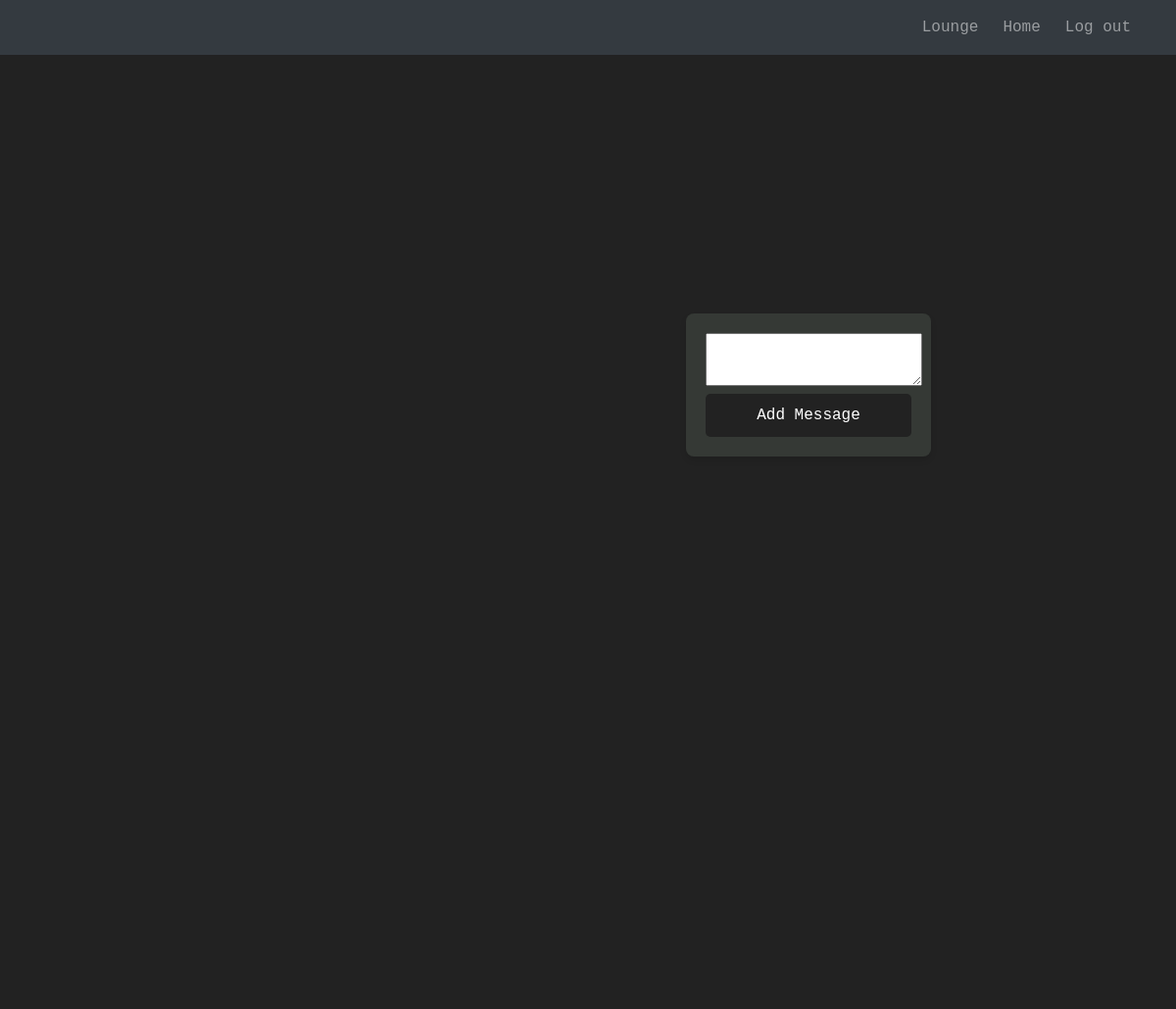
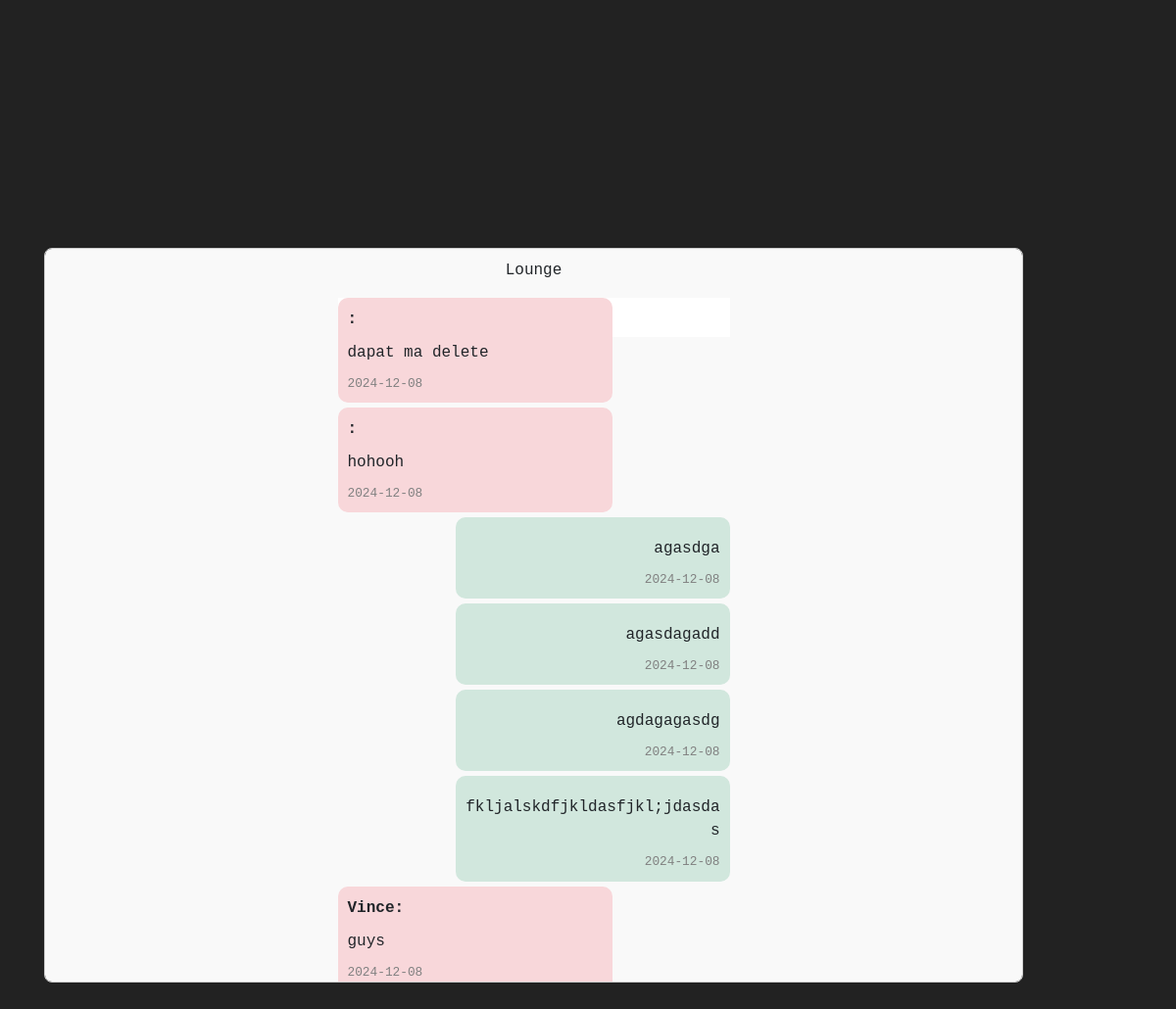
The page /lounge (signed in) on the database its author committed (2 pictures, top to bottom).
### website/models.py (models this page shows)
class Chat(db.Model):
    id = db.Column(db.Integer, primary_key=True)
    chat = db.Column(db.String(10000))
    date = db.Column(db.DateTime(timezone=True), default=func.now())
    user_id = db.Column(db.Integer, db.ForeignKey('user.id'))
    user = db.relationship('User', backref='chat_messages')

class User(db.Model, UserMixin):
    id = db.Column(db.Integer, primary_key=True)
    email = db.Column(db.String(150), unique=True)
    password = db.Column(db.String(150))
    first_name = db.Column(db.String(150))
    notes = db.relationship('Note')
    chats = db.relationship('Chat')

### website/views.py (the view, shortened to what this page needs)
@views.route('/lounge', methods=['GET', 'POST'])
@login_required
def lounge():
    all_chats = Chat.query.order_by(Chat.date.desc()).all()
    return render_template("lounge.html", user=current_user, chats=all_chats)

### website/__init__.py (called while the page is built)
def create_app():
    app = Flask(__name__)
    app.config['SECRET_KEY'] = 'DSA Group 4'
    app.config['SQLALCHEMY_DATABASE_URI'] = f'sqlite:///{DB_NAME}'
    db.init_app(app)
    from .views import views
    from .auth import auth
    app.register_blueprint(views, url_prefix='/')
    app.register_blueprint(auth, url_prefix='/')
    from .models import User, Note
    with app.app_context():
        db.create_all()
    login_manager = LoginManager()
    login_manager.login_view = 'auth.login'
    login_manager.init_app(app)
    @login_manager.user_loader
    def load_user(id):
        return User.query.get(int(id))
    return app

### website/templates/lounge.html (shortened to what this page needs)
{% extends "base.html" %}
{% block content %}
<div align="center" class="input-block">
  <p class="lounge">Lounge</p>
  <ul class="data-list" id="notes">
    {% for chat in chats %}
    <li
      class="data-item {% if chat.user.id == current_user.id %}user-chat{% else %}other-chat{% endif %}">
      <span class="chat-user">
        {% if chat.user.id != current_user.id %}
          {{ chat.user.first_name }}:
        {% endif %}
      </span>
      <span class="chat-message">
        {{ chat.chat }}
      </span>
      <span class="chat-date">
        {{ chat.date.strftime('%Y-%m-%d') }}
      </span>
    </li>
    {% else %}
    <p>No chats available.</p>
    {% endfor %}
  </ul>
</div>
<div class="button-block">
  <form method="POST">
    <textarea name="chat" id="chat" class="chat-area" required></textarea>
    <br />
    <div align="center">
      <button type="submit" class="btn btn-primary">Add Message</button>
    </div>
  </form>
</div>
{% endblock %}

### website/static/sign_up.css (style rules this page uses)
body { font-family: monospace, monospace; background-color: #222222; margin: 0; padding: 0; display: flex; justify-content: center; align-items: center; height: 100vh; }
form { background-color: #353935; padding: 20px; border-radius: 8px; box-shadow: 0 4px 6px rgba(0, 0, 0, 0.1); width: 100%; max-width: 400px; margin: auto; }
button[type="submit"] { width: 100%; padding: 10px; background-color: #222222; color: #ffffff; border: none; border-radius: 5px; font-size: 16px; cursor: pointer; transition: background-color 0.3s; }
body { padding-top: 56px; }

### website/static/home.css (style rules this page uses)
.data-list { background-color: white; width:400px; height:40px; }
.button-block { position: fixed; top: 320px; right: 250px; width: 250px; height:140px; }
.data-list { list-style: none; }

### website/static/lounge.css (style rules this page uses)
.input-block { margin-top: 60px; width: 90%; height: 750px; overflow-y: auto; border: 1px solid #ccc; padding: 10px; background-color: #f9f9f9; border-radius: 8px; }
.data-list { list-style-type: none; padding: 0; margin: 0; }
.data-item { display: flex; flex-direction: column; margin: 5px 0; padding: 10px; border-radius: 10px; max-width: 70%; width: fit-content; word-wrap: break-word; }
.user-chat { margin-left: auto; background-color: #d1e7dd; text-align: right; width: 100%; }
.other-chat { margin-right: auto; background-color: #f8d7da; text-align: left; width: 100%; }
.chat-user { font-weight: bold; margin-bottom: 5px; }
.chat-message { display: block; word-wrap: break-word; padding: 5px 0; }
.chat-date { display: block; font-size: 0.8em; color: gray; margin-top: 5px; }

### rows shown on the page
Chat: chat "dapat ma delete", date "2024-12-08"
Chat: chat "hohooh", date "2024-12-08"
Chat: chat "agasdga", date "2024-12-08"
Chat: chat "agasdagadd", date "2024-12-08"
Chat: chat "agdagagasdg", date "2024-12-08"
Chat: chat "fkljalskdfjkldasfjkl;jdasdas", date "2024-12-08"
Chat: user.first_name "Vince", chat "guys", date "2024-12-08"
